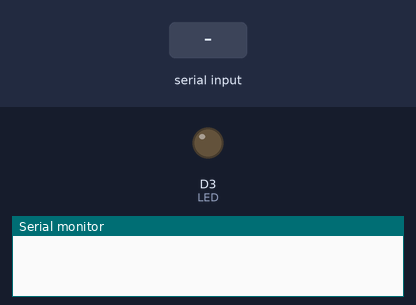
A sketch run on a simulated ESP8266 (NodeMCU). Shown: output pins drawn as LEDs (lit = HIGH), the last lines printed to the serial monitor. Inputs (shaded band) come from the test bench.

Above: at 1.2 s.
1.3 s: "A" received over Serial
At 2.1 s:
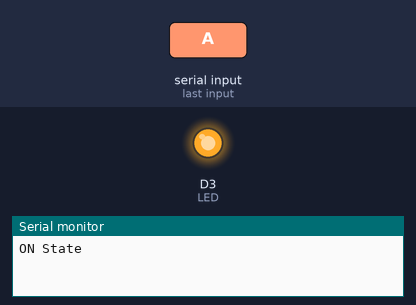
2.8 s: "B" received over Serial
At 3.2 s:
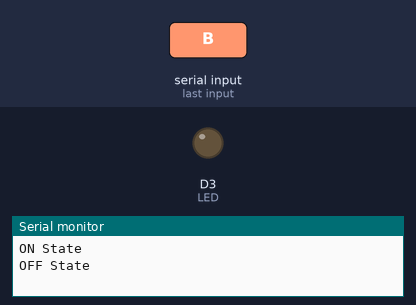
Timing chart, 0 to 5.8 s (numbered marks = the images above; inputs shaded):
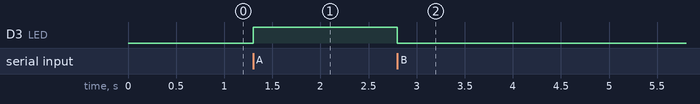

The sketch:

Serial_LED.ino
```cpp
const int LED = D3;
char inchar;

void setup()
{ Serial.begin(9600);
  pinMode(LED, OUTPUT);
  digitalWrite(LED, LOW);}

void loop()
{if (Serial.available())
  {inchar = Serial.read();
    if (inchar == 'A')
    {Serial.println("ON State");
      digitalWrite(LED, HIGH);
    }
    else if (inchar == 'B')
    {Serial.println("OFF State");
      digitalWrite(LED, LOW);
    }
    delay(100);
  }
}
```

Measured:
- after the input at 1.3 s, D3 (LED): LOW → HIGH at once
- after the input at 2.8 s, D3 (LED): HIGH → LOW at once
